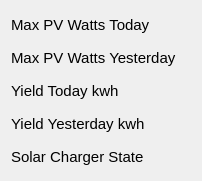
   <widget class="QWidget" name="layoutWidget">
    <property name="geometry">
     <rect>
      <x>674</x>
      <y>326</y>
      <width>182</width>
      <height>181</height>
     </rect>
    </property>
    <layout class="QGridLayout" name="gridLayout_15">
     <item row="0" column="0">
      <widget class="QLabel" name="Max_PV_Watts_Today_2_label">
       <property name="font">
        <font>
         <pointsize>11</pointsize>
        </font>
       </property>
       <property name="text">
        <string>Max PV Watts Today</string>
       </property>
      </widget>
     </item>
     <item row="1" column="0">
      <widget class="QLabel" name="Max_PV_Watts_Yesterday_2_label">
       <property name="minimumSize">
        <size>
         <width>180</width>
         <height>0</height>
        </size>
       </property>
       <property name="font">
        <font>
         <pointsize>11</pointsize>
        </font>
       </property>
       <property name="text">
        <string>Max PV Watts Yesterday</string>
       </property>
      </widget>
     </item>
     <item row="2" column="0">
      <widget class="QLabel" name="Yield_Today_2_label">
       <property name="font">
        <font>
         <pointsize>11</pointsize>
        </font>
       </property>
       <property name="text">
        <string>Yield Today kwh</string>
       </property>
      </widget>
     </item>
     <item row="3" column="0">
      <widget class="QLabel" name="Yield_Yesterday_2_label">
       <property name="font">
        <font>
         <pointsize>11</pointsize>
        </font>
       </property>
       <property name="text">
        <string>Yield Yesterday kwh</string>
       </property>
      </widget>
     </item>
     <item row="4" column="0">
      <widget class="QLabel" name="Solar_Charger_State2_label">
       <property name="font">
        <font>
         <pointsize>11</pointsize>
        </font>
       </property>
       <property name="text">
        <string>Solar Charger State</string>
       </property>
      </widget>
     </item>
    </layout>
   </widget>
